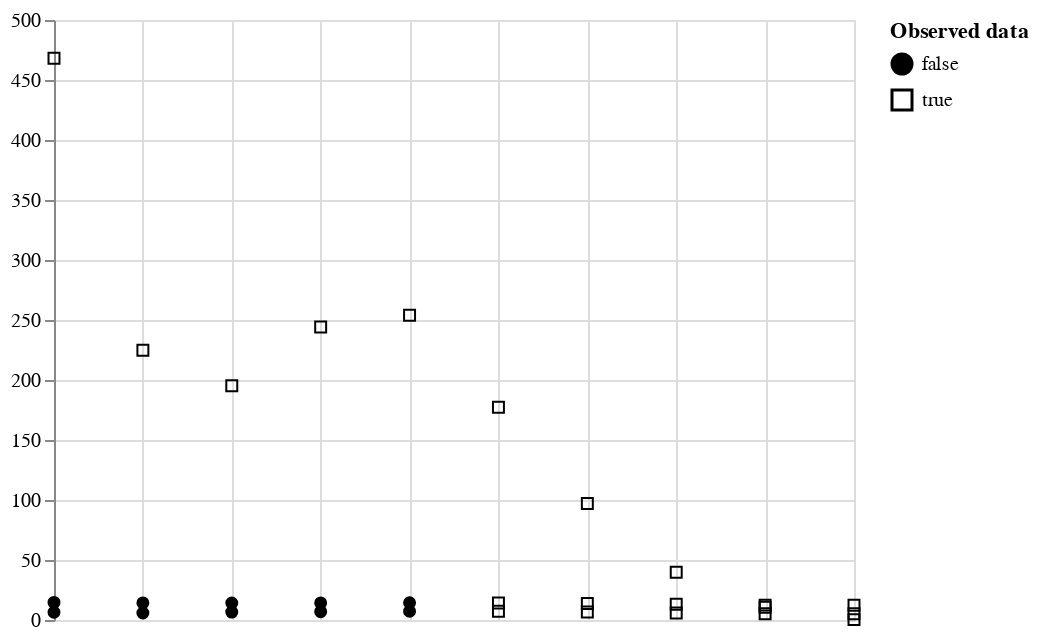

Source (notebook cell):
### Code cell
plot_points(m_df.tidy())

### Figure 1 — Vega-Lite specification as saved in the notebook (floating-point values rounded to 4 significant figures)
{"config": {"view": {"continuousWidth": 400, "continuousHeight": 300}}, "data": {"name": "data-78793625ad331c69629763c17f6779c5"}, "mark": {"type": "point", "color": "black", "fillOpacity": 1, "strokeWidth": 1}, "encoding": {"fill": {"field": "is_present", "legend": {"title": ["Observed data"]}, "scale": {"range": ["black", "#ffffff00"]}, "type": "nominal"}, "shape": {"field": "is_present", "type": "nominal"}, "x": {"axis": {"domain": false, "labels": false, "ticks": false, "title": null}, "field": "time", "type": "temporal"}, "y": {"field": "value", "scale": {"zero": false}, "title": "", "type": "quantitative"}}, "$schema": "https://vega.github.io/schema/vega-lite/v5.2.0.json", "datasets": {"data-78793625ad331c69629763c17f6779c5": [{"time": "2000-06-15T16:30:00", "variable": "TA", "value": 14.65, "is_present": false}, {"time": "2000-06-15T17:00:00", "variable": "TA", "value": 14.22, "is_present": false}, {"time": "2000-06-15T17:30:00", "variable": "TA", "value": 14.11, "is_present": false}, {"time": "2000-06-15T18:00:00", "variable": "TA", "value": 14.23, "is_present": false}, {"time": "2000-06-15T18:30:00", "variable": "TA", "value": 14.4, "is_present": false}, {"time": "2000-06-15T19:00:00", "variable": "TA", "value": 14.09, "is_present": true}, {"time": "2000-06-15T19:30:00", "variable": "TA", "value": 13.71, "is_present": true}, {"time": "2000-06-15T20:00:00", "variable": "TA", "value": 13.08, "is_present": true}, {"time": "2000-06-15T20:30:00", "variable": "TA", "value": 12.41, "is_present": true}, {"time": "2000-06-15T21:00:00", "variable": "TA", "value": 12.27, "is_present": true}, {"time": "2000-06-15T16:30:00", "variable": "SW_IN", "value": 468.2, "is_present": true}, {"time": "2000-06-15T17:00:00", "variable": "SW_IN", "value": 224.8, "is_present": true}, {"time": "2000-06-15T17:30:00", "variable": "SW_IN", "value": 195.3, "is_present": true}, {"time": "2000-06-15T18:00:00", "variable": "SW_IN", "value": 244.2, "is_present": true}, {"time": "2000-06-15T18:30:00", "variable": "SW_IN", "value": 253.9, "is_present": true}, {"time": "2000-06-15T19:00:00", "variable": "SW_IN", "value": 177.3, "is_present": true}, {"time": "2000-06-15T19:30:00", "variable": "SW_IN", "value": 97.07, "is_present": true}, {"time": "2000-06-15T20:00:00", "variable": "SW_IN", "value": 39.71, "is_present": true}, {"time": "2000-06-15T20:30:00", "variable": "SW_IN", "value": 10.65, "is_present": true}, {"time": "2000-06-15T21:00:00", "variable": "SW_IN", "value": 0.32, "is_present": true}, {"time": "2000-06-15T16:30:00", "variable": "VPD", "value": 6.454, "is_present": false}, {"time": "2000-06-15T17:00:00", "variable": "VPD", "value": 5.799, "is_present": false}, {"time": "2000-06-15T17:30:00", "variable": "VPD", "value": 6.577, "is_present": false}, {"time": "2000-06-15T18:00:00", "variable": "VPD", "value": 6.931, "is_present": false}, {"time": "2000-06-15T18:30:00", "variable": "VPD", "value": 7.286, "is_present": false}, {"time": "2000-06-15T19:00:00", "variable": "VPD", "value": 7.251, "is_present": true}, {"time": "2000-06-15T19:30:00", "variable": "VPD", "value": 6.683, "is_present": true}, {"time": "2000-06-15T20:00:00", "variable": "VPD", "value": 5.851, "is_present": true}, {"time": "2000-06-15T20:30:00", "variable": "VPD", "value": 5.254, "is_present": true}, {"time": "2000-06-15T21:00:00", "variable": "VPD", "value": 5.164, "is_present": true}]}}
